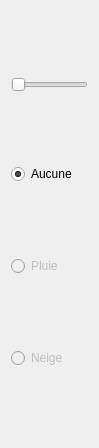
<?xml version="1.0" encoding="UTF-8"?>
<ui version="4.0">
 <class>ParticleWidget</class>
 <widget class="QWidget" name="ParticleWidget">
  <property name="geometry">
   <rect>
    <x>0</x>
    <y>0</y>
    <width>99</width>
    <height>448</height>
   </rect>
  </property>
  <property name="sizePolicy">
   <sizepolicy hsizetype="Minimum" vsizetype="Minimum">
    <horstretch>0</horstretch>
    <verstretch>0</verstretch>
   </sizepolicy>
  </property>
  <property name="windowTitle">
   <string>Form</string>
  </property>
  <layout class="QVBoxLayout" name="verticalLayout">
   <item>
    <widget class="QSlider" name="horizontalSlider">
     <property name="enabled">
      <bool>false</bool>
     </property>
     <property name="orientation">
      <enum>Qt::Horizontal</enum>
     </property>
    </widget>
   </item>
   <item>
    <widget class="QRadioButton" name="radioButton">
     <property name="text">
      <string>Aucune</string>
     </property>
     <property name="checked">
      <bool>true</bool>
     </property>
    </widget>
   </item>
   <item>
    <widget class="QRadioButton" name="radioButton_2">
     <property name="enabled">
      <bool>false</bool>
     </property>
     <property name="text">
      <string>Pluie</string>
     </property>
    </widget>
   </item>
   <item>
    <widget class="QRadioButton" name="radioButton_3">
     <property name="enabled">
      <bool>false</bool>
     </property>
     <property name="text">
      <string>Neige</string>
     </property>
    </widget>
   </item>
  </layout>
 </widget>
 <resources/>
 <connections/>
</ui>
